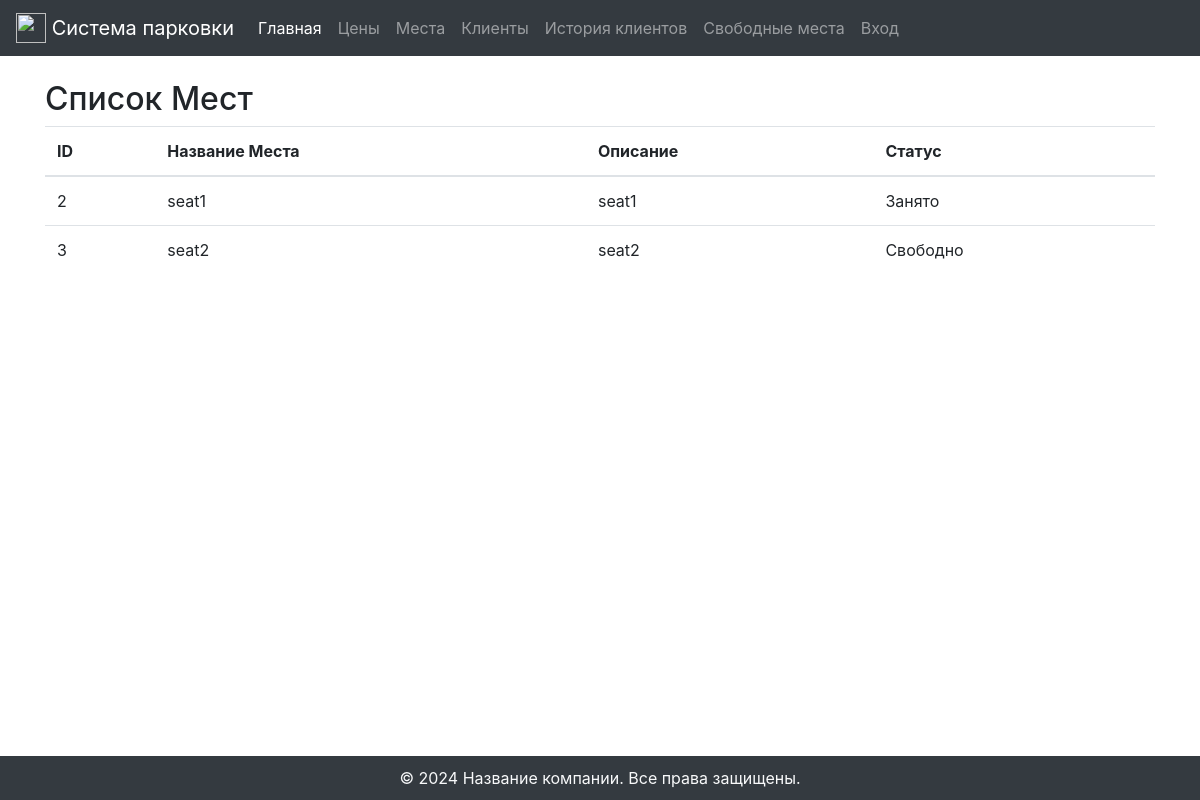
The page /seats/ on the database as committed earlier.
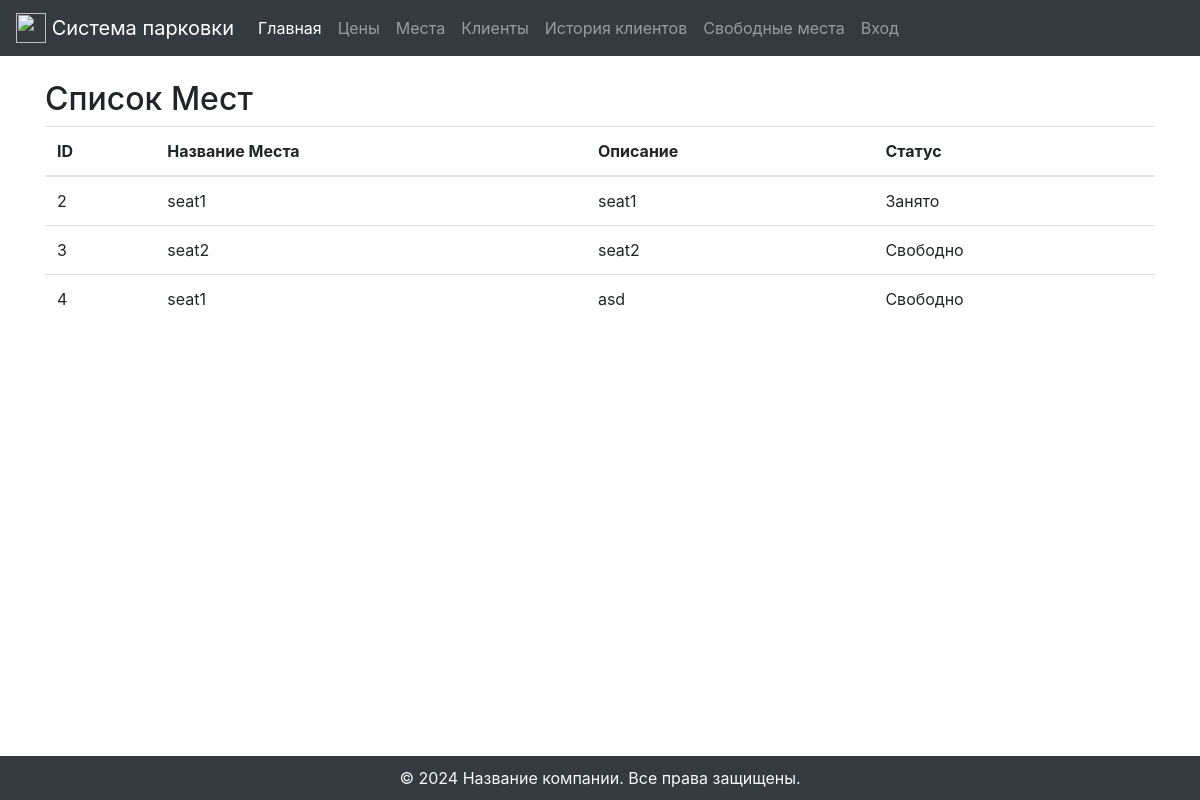
The same page on the database as committed later.
### pages/models.py (models this page shows, shortened)
class Seat(models.Model):
    place_name = models.CharField(max_length=255)  # The max_length should be defined based on your varchar requirements
    explanation = models.TextField(null=True, blank=True)  # The question mark indicates that this field can be null
    status = models.BooleanField(default=False)  # New status field with default set to False

### pages/seats_views.py (the view)
# urls.py: path('seats/', SeatListView.as_view(), name='seat-list'),
class SeatListView(ListView):
    model = Seat
    template_name = 'seats/seat_list.html'

### templates/seats/seat_list.html (shortened to what this page needs)
{% extends 'base.html' %}
{% block content %}
<h2>Список Мест</h2>
<table class="table">
    <thead>
        <tr>
            <th>ID</th>
            <th>Название Места</th>
            <th>Описание</th>
            <th>Статус</th>
        </tr>
    </thead>
    <tbody>
        {% for seat in object_list %}
        <tr>
            <td>{{ seat.id }}</td>
            <td>{{ seat.place_name }}</td>
            <td>{{ seat.explanation }}</td>
            <td>
                {% if seat.status %}
                    Занято
                {% else %}
                    Свободно
                {% endif %}
            </td>
        </tr>
        {% empty %}
        <tr><td colspan="4">Места не найдены.</td></tr>
        {% endfor %}
    </tbody>
</table>
{% endblock %}

Rows that differ between the two databases and show on the page:
added Seat: id "4", place_name "seat1", explanation "asd", status "Свободно"
